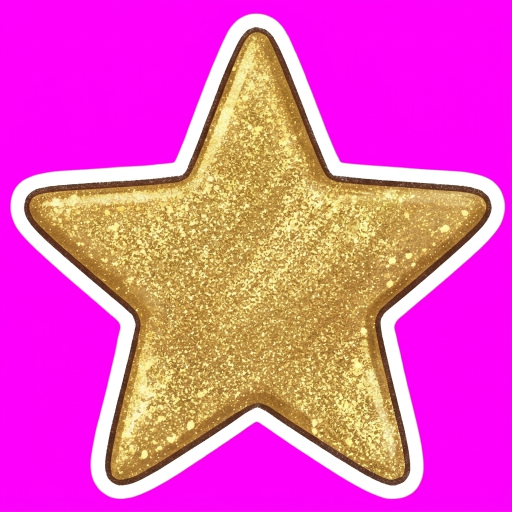
#> input picture assets/places/christmas/toy-star-back-fix-higgsfield-original.png, 1024 x 1024 px, found by its file name (shown at 1/2 size)
$ python cut-toy-star-back.py
#> lines starting #> are read from the running program, lines starting #| are printed output that depends on the picture
"""Review 10 of the Christmas case: the back of Tess's toy star no longer peels (that clue left the story). Cuts the
Higgsfield edit (assets/places/christmas/toy-star-back-fix-higgsfield-original.png, on magenta) into toy-star-back.png
at the old picture's size, so the close look's frame stays. Run from the project folder."""
from PIL import Image
src = Image.open('assets/places/christmas/toy-star-back-fix-higgsfield-original.png').convert('RGB')
#> src is the input picture: PIL image 1024x1024 RGB; mean R, G, B 229.2, 85.1, 185.4
W, H = src.size
#> W = 1024; H = 1024
out = Image.new('RGBA', src.size); s, d = src.load(), out.load()
#> after `out = Image.new('RGBA', src.size)`: out: PIL image 1024x1024 RGBA; every value is 0
for y in range(H):
    for x in range(W):
        r, g, b = s[x, y]
        k = min(r, b) - g
        a = 1.0 if k < 60 else 0.0 if k > 170 else (170 - k) / 110
        if a <= 0: d[x, y] = (0, 0, 0, 0); continue
        if a < 1: r = (r - (1 - a) * 255) / a; b = (b - (1 - a) * 255) / a
        m = min(r, b)
        if m > g: r -= m - g; b -= m - g
        d[x, y] = (max(0, min(255, round(r))), g, max(0, min(255, round(b))), round(a * 255))
out = out.crop(out.getchannel('A').point(lambda v: 255 if v > 48 else 0).getbbox())
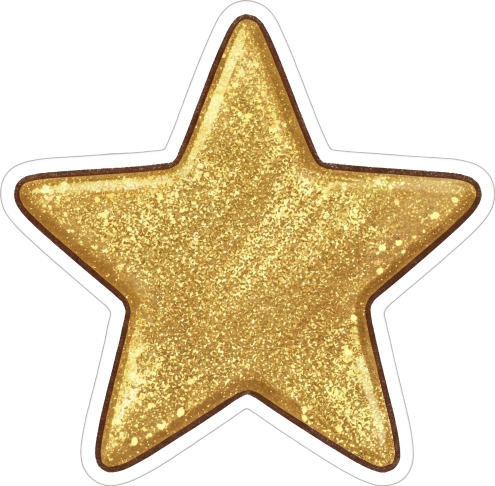
#> out: PIL image 990x972 RGBA (shown at 1/2 size); mean R, G, B, A 107.3, 92.3, 61.1, 134.3; transparent parts drawn white
out.resize((601, 577), Image.LANCZOS).save('assets/places/christmas/toy-star-back.png')
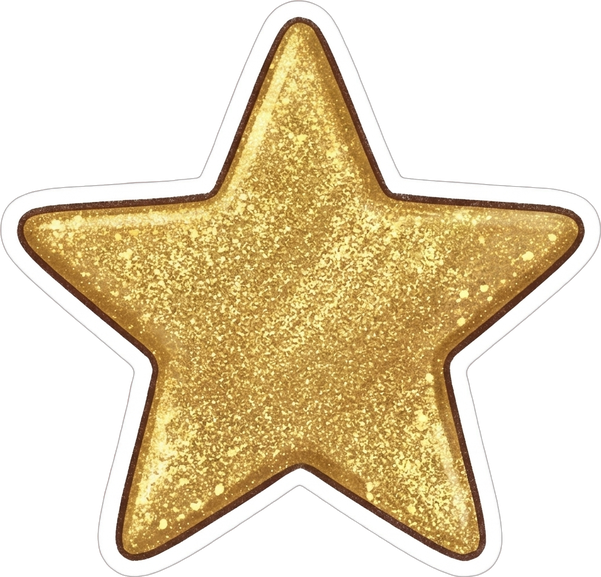
#> saved as toy-star-back.png: PIL image 601x577 RGBA; mean R, G, B, A 108.1, 93, 61.9, 134.3; transparent parts drawn white
print(out.size)
#| (990, 972)

$ run again, with assets/places/christmas/box-gap-2.png copied over assets/places/christmas/toy-star-back-fix-higgsfield-original.png
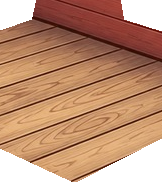
#> input picture assets/places/christmas/box-gap-2.png, 162 x 182 px, found by its file name
#> `src = Image.open('assets/places/christmas/toy-star-back-fix-higgsfield..`:
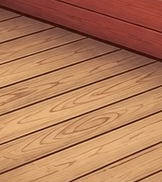
#> src: PIL image 162x182 RGB; mean R, G, B 177.4, 121.5, 88.2
#> `out.resize((601, 577), Image.LANCZOS).save('assets/places/christmas/to..`:
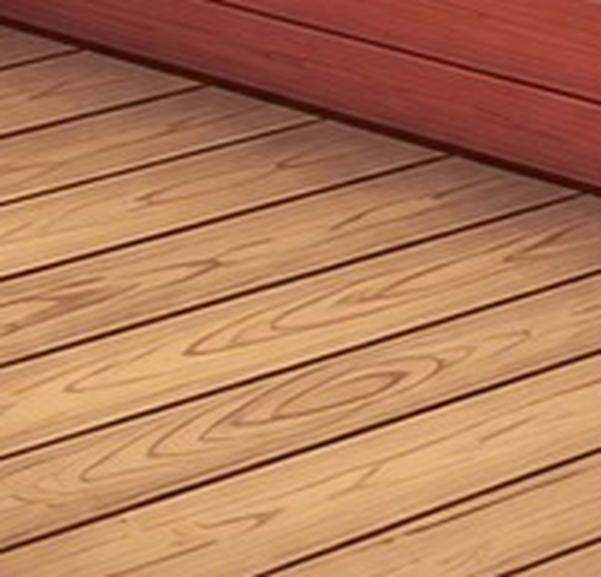
#> saved as toy-star-back.png: PIL image 601x577 RGBA; mean R, G, B, A 177.4, 121.5, 88.3, 255
#| (162, 182)

$ run again, with assets/places/christmas/box-gap-4.png copied over assets/places/christmas/toy-star-back-fix-higgsfield-original.png
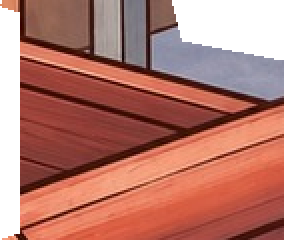
#> input picture assets/places/christmas/box-gap-4.png, 142 x 120 px, found by its file name (shown 2 times larger)
#> `src = Image.open('assets/places/christmas/toy-star-back-fix-higgsfield..`:
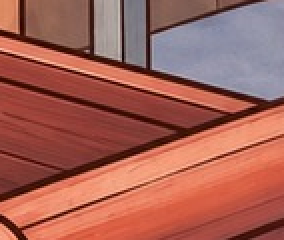
#> src: PIL image 142x120 RGB (shown 2 times larger); mean R, G, B 164.9, 97.4, 86.5
#> `out.resize((601, 577), Image.LANCZOS).save('assets/places/christmas/to..`:
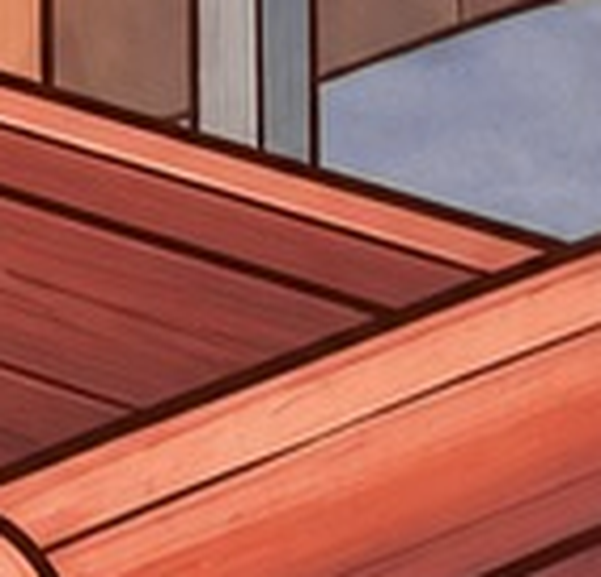
#> saved as toy-star-back.png: PIL image 601x577 RGBA; mean R, G, B, A 164.6, 97.4, 86.2, 255
#| (142, 120)
